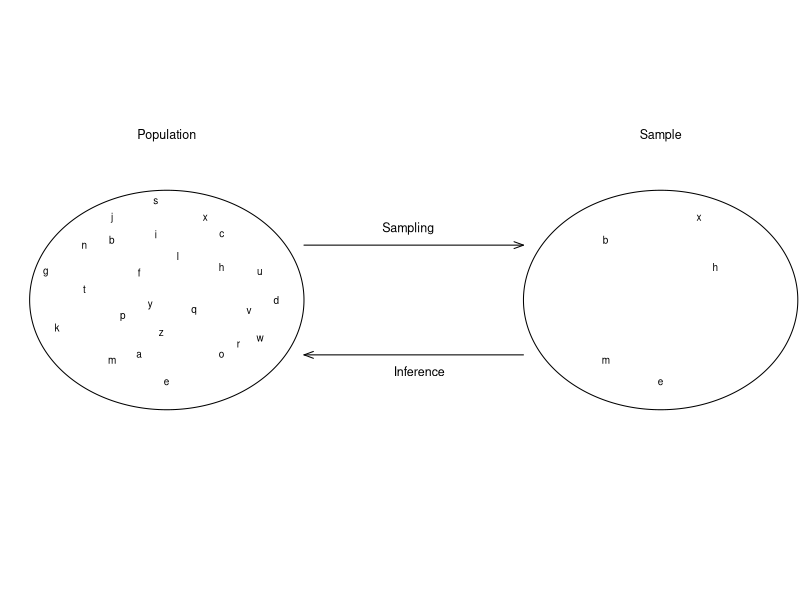

R code for this plot:
######################################
### This file generates Figure 6.1
### Sampling
######################################
### Uses packages spatstat, diagram
#########################################

library(spatstat)
library(diagram)

pdf("hansen6-1.pdf",family="Helvetica",colormodel='cmyk',width=4.5,height=4.5)
par(mar = c(0, 0, 0, 0))
plot.new()
plot.window(c(-8.5,5),c(-1,1), asp = 1)
W1 <- ellipse(a=2.5,b=2,centre=c(-6,0),phi=0,npoly=1024)
plot(W1,add=TRUE)
W2 <- ellipse(a=2.5,b=2,centre=c(3,0),phi=0,npoly=1024)
plot(W2,add=TRUE)
text(-6.5,-1,"a",cex=.6)
text(-7,1.1,"b",cex=.6)
text(-5,1.2,"c",cex=.6)
text(-4,0,"d",cex=.6)
text(-6,-1.5,"e",cex=.6)
text(-6.5,0.5,"f",cex=.6)
text(-8.2,.5,"g",cex=.6)
text(-5,0.6,"h",cex=.6)
text(-6.2,1.2,"i",cex=.6)
text(-7,1.5,"j",cex=.6)
text(-8,-.5,"k",cex=.6)
text(-5.8,0.8,"l",cex=.6)
text(-7,-1.1,"m",cex=.6)
text(-7.5,1,"n",cex=.6)
text(-5,-1,"o",cex=.6)
text(-6.8,-.3,"p",cex=.6)
text(-5.5,-.2,"q",cex=.6)
text(-4.7,-.8,"r",cex=.6)
text(-6.2,1.8,"s",cex=.6)
text(-7.5,.2,"t",cex=.6)
text(-4.3,.5,"u",cex=.6)
text(-4.5,-.2,"v",cex=.6)
text(-4.3,-.7,"w",cex=.6)
text(-5.3,1.5,"x",cex=.6)
text(-6.3,-.1,"y",cex=.6)
text(-6.1,-.6,"z",cex=.6)
text(2,1.1,"b",cex=.6)
text(3,-1.5,"e",cex=.6)
text(4,0.6,"h",cex=.6)
text(2,-1.1,"m",cex=.6)
text(3.7,1.5,"x",cex=.6)
arrows(-3.5,1,0.5,1,angle=20,length=.1)
arrows(0.5,-1,-3.5,-1,angle=20,length=.1)
text(-6,3,"Population",cex=.75)
text(3,3,"Sample",cex=.75)
text(-1.6,1.3,"Sampling",cex=.75)
text(-1.4,-1.3,"Inference",cex=.75)
dev.off()
# 
# postscript("hansen6-1.eps",paper="special",width=4.5,height=4.5,horizontal=FALSE,onefile=FALSE,family="Helvetica",colormodel='cmyk')
# plot.new()
# plot.window(c(-8.5,5),c(-5,5))
# W1 <- ellipse(a=2.5,b=2,centre=c(-6,0),phi=0,npoly=1024)
# plot(W1,add=TRUE)
# W2 <- ellipse(a=2.5,b=2,centre=c(3,0),phi=0,npoly=1024)
# plot(W2,add=TRUE)
# text(-6.5,-1,"a",cex=.6)
# text(-7,1.1,"b",cex=.6)
# text(-5,1.2,"c",cex=.6)
# text(-4,0,"d",cex=.6)
# text(-6,-1.5,"e",cex=.6)
# text(-6.5,0.5,"f",cex=.6)
# text(-8.2,.5,"g",cex=.6)
# text(-5,0.6,"h",cex=.6)
# text(-6.2,1.2,"i",cex=.6)
# text(-7,1.5,"j",cex=.6)
# text(-8,-.5,"k",cex=.6)
# text(-5.8,0.8,"l",cex=.6)
# text(-7,-1.1,"m",cex=.6)
# text(-7.5,1,"n",cex=.6)
# text(-5,-1,"o",cex=.6)
# text(-6.8,-.3,"p",cex=.6)
# text(-5.5,-.2,"q",cex=.6)
# text(-4.7,-.8,"r",cex=.6)
# text(-6.2,1.8,"s",cex=.6)
# text(-7.5,.2,"t",cex=.6)
# text(-4.3,.5,"u",cex=.6)
# text(-4.5,-.2,"v",cex=.6)
# text(-4.3,-.7,"w",cex=.6)
# text(-5.3,1.5,"x",cex=.6)
# text(-6.3,-.1,"y",cex=.6)
# text(-6.1,-.6,"z",cex=.6)
# text(2,1.1,"b",cex=.6)
# text(3,-1.5,"e",cex=.6)
# text(4,0.6,"h",cex=.6)
# text(2,-1.1,"m",cex=.6)
# text(5.7,.5,"u",cex=.6)
# text(3.7,1.5,"x",cex=.6)
# arrows(-3.5,1,0.5,1,angle=20,length=.1)
# arrows(0.5,-1,-3.5,-1,angle=20,length=.1)
# text(-6,3,"Population",cex=.75)
# text(3,3,"Sample",cex=.75)
# text(-1.6,1.3,"Sampling",cex=.75)
# text(-1.4,-1.3,"Inference",cex=.75)
# dev.off()
